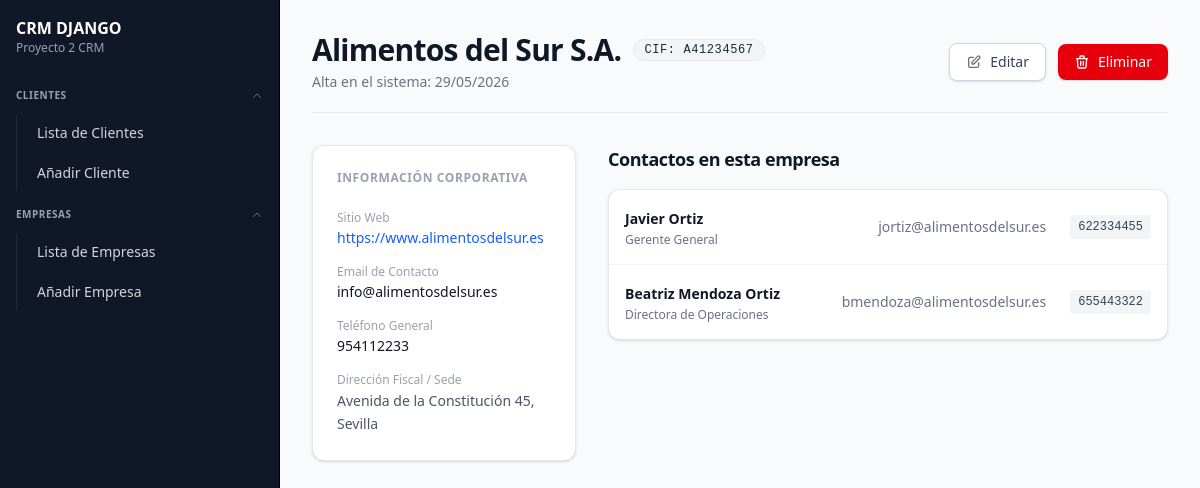
The page /empresas/detalle/2 (signed in) on the database its author committed.
### crm/models/company_model.py (models this page shows, shortened)
class Company(models.Model):
    name = models.CharField(max_length=100, verbose_name='Nombre de la Empresa')
    email = models.EmailField(verbose_name='Email')
    phone = models.CharField(max_length=20, verbose_name='Teléfono')
    address = models.CharField(max_length=200, verbose_name='Dirección')
    website = models.URLField(verbose_name='Sitio Web')
    created_at = models.DateTimeField(auto_now_add=True, verbose_name='Fecha de Creación')
    cif = models.CharField(max_length=20, unique=True, verbose_name='CIF')
    class Meta:
        verbose_name = 'Empresa'
        verbose_name_plural = 'Empresas'

### crm/models/client_model.py (models this page shows, shortened)
class Client(models.Model):
    company = models.ForeignKey('Company', on_delete=models.CASCADE, related_name='clients', verbose_name='Empresa')
    commercial = models.ForeignKey(User, on_delete=models.SET_NULL, null=True, related_name='clients', verbose_name='Comercial')
    first_name = models.CharField(max_length=100, verbose_name='Nombre')
    last_name = models.CharField(max_length=100, verbose_name='Apellido')
    email = models.EmailField(verbose_name='Email')
    phone = models.CharField(max_length=20, verbose_name='Teléfono')
    position = models.CharField(max_length=200, blank=True, verbose_name='Cargo')
    created_at = models.DateTimeField(auto_now_add=True, verbose_name='Fecha de Creación')
    updated_at = models.DateTimeField(auto_now=True, verbose_name='Fecha de Actualización')
    class Meta:
        verbose_name = 'Cliente'
        verbose_name_plural = 'Clientes'

### crm/views/company_views.py (the view)
# urls.py: path('empresas/detalle/<pk>', CompanyDetailView.as_view(), name='detalle-empresa'),
@method_decorator(login_required, name='dispatch')
class CompanyDetailView(DetailView):
    model = Company
    template_name = 'companies/company_detail.html'
    context_object_name = 'company'

### crm_django/templates/companies/company_detail.html (shortened to what this page needs)
{% extends "general/layout.html" %}
{% block page_content %}
<div class="max-w-6xl mx-auto space-y-8">
    <div class="flex flex-col md:flex-row md:items-center md:justify-between border-b border-gray-200 pb-5 gap-4">
        <div>
            <div class="flex items-center gap-3">
                <h1 class="text-3xl font-bold text-gray-900 tracking-tight">
                    {{ company.name }}
                </h1>
                <span class="inline-flex items-center px-2.5 py-0.5 rounded-full text-xs font-medium bg-gray-100 text-gray-800 border border-gray-200 uppercase tracking-wider font-mono">
                    CIF: {{ company.cif }}
                </span>
            </div>
            <p class="text-sm text-gray-500 mt-1">Alta en el sistema: {{ company.created_at|date:"d/m/Y" }}</p>
        </div>
        <div class="flex items-center gap-3">
            <a href="{% url "editar-empresa" company.pk %}" class="inline-flex items-center justify-center px-4 py-2 text-sm font-medium text-gray-700 bg-white border border-gray-300 rounded-lg hover:bg-gray-50 transition-colors shadow-sm gap-2">
                Editar
            </a>
            <a href="#" class="inline-flex items-center justify-center px-4 py-2 text-sm font-medium text-white bg-red-600 rounded-lg hover:bg-red-700 transition-colors shadow-sm gap-2">
                Eliminar
            </a>
        </div>
    </div>
    <div class="grid grid-cols-1 lg:grid-cols-3 gap-8">
        <div class="lg:col-span-1 bg-white border border-gray-200 rounded-xl shadow-sm p-6 space-y-6 h-fit">
            <h3 class="text-xs font-semibold text-gray-400 uppercase tracking-wider">Información Corporativa</h3>
            <div class="space-y-4">
                <div>
                    <label class="block text-xs font-medium text-gray-400">Sitio Web</label>
                    <a href="{{ company.website }}" target="_blank" class="text-sm font-medium text-blue-600 hover:text-blue-700 hover:underline block mt-0.5 break-all">
                        {{ company.website }}
                    </a>
                </div>
                <div>
                    <label class="block text-xs font-medium text-gray-400">Email de Contacto</label>
                    <span class="text-sm font-medium text-gray-900 block mt-0.5 break-all">{{ company.email }}</span>
                </div>
                <div>
                    <label class="block text-xs font-medium text-gray-400">Teléfono General</label>
                    <span class="text-sm font-medium text-gray-900 block mt-0.5">{{ company.phone }}</span>
                </div>
                <div>
                    <label class="block text-xs font-medium text-gray-400">Dirección Fiscal / Sede</label>
                    <span class="text-sm font-medium text-gray-600 block mt-0.5 leading-relaxed">{{ company.address }}</span>
                </div>
            </div>
        </div>
        <div class="lg:col-span-2 space-y-4">
            <h3 class="text-lg font-bold text-gray-900 tracking-tight mb-4">Contactos en esta empresa</h3>
            {% if company.clients.all %}
                <div class="bg-white border border-gray-200 rounded-xl shadow-sm overflow-hidden">
                    <ul class="divide-y divide-gray-100">
                        {% for client in company.clients.all %}
                            <li class="p-4 hover:bg-gray-50 transition-colors">
                                <div class="flex items-center justify-between gap-4">
                                    <div>
                                        <a href="{% url 'detalle-cliente' client.pk %}" class="text-sm font-bold text-gray-900 hover:text-blue-600 transition-colors">
                                            {{ client.first_name }} {{ client.last_name }}
                                        </a>
                                        <p class="text-xs text-gray-500 mt-0.5">{{ client.position|default:"Sin cargo definido" }}</p>
                                    </div>
                                    <div class="flex items-center gap-6 text-sm text-gray-500">
                                        <span class="hidden sm:inline">{{ client.email }}</span>
                                        <span class="font-mono text-xs bg-gray-100 px-2 py-1 rounded text-gray-700">{{ client.phone|default:"—" }}</span>
                                    </div>
                                </div>
                            </li>
                        {% endfor %}
                    </ul>
                </div>
            {% endif %}
        </div>
    </div>
</div>
{% endblock %}

### rows shown on the page
Company: name "Alimentos del Sur S.A.", cif "A41234567", created_at "29/05/2026", website "https://www.alimentosdelsur.es", email "info@alimentosdelsur.es", phone "954112233", address "Avenida de la Constitución 45, Sevilla"
Client: first_name "Javier", last_name "Ortiz", position "Gerente General", email "jortiz@alimentosdelsur.es", phone "622334455"
Client: first_name "Beatriz", last_name "Mendoza Ortiz", position "Directora de Operaciones", email "bmendoza@alimentosdelsur.es", phone "655443322"
